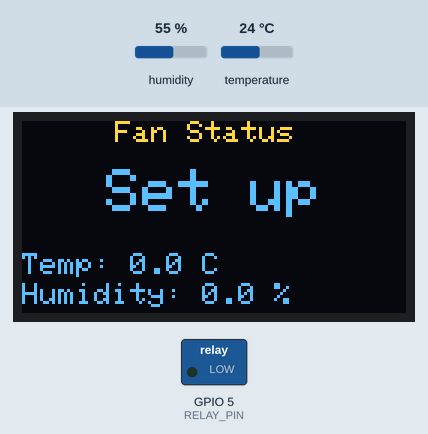
Bench run of a sketch on a simulated ESP8266 (NodeMCU). Shown: 128×64 one-colour display, switched loads named in the sketch (green lamp = pin HIGH). The test bench sets the inputs (shaded band); at power-on: temperature 24 °C, humidity 55 %. The OLED is the two-colour kind (top 16 rows yellow); WiFi joins after 1.5 s; servers stay silent unless stated; uploads are accepted with an empty reply; what the sketch prints to the serial monitor is not drawn.

Above: at 5.7 s.
5.8 s: temperature set to 26 °C
At 15.7 s:
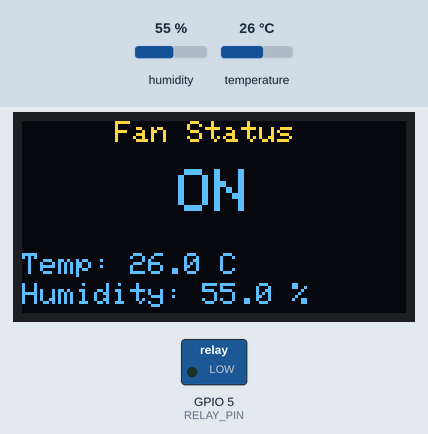
20.8 s: temperature set to 12 °C
At 25.7 s:
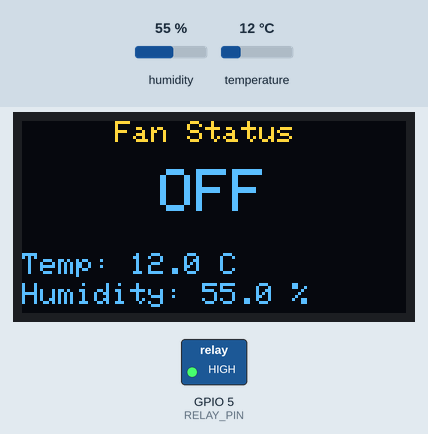
35.8 s: humidity set to 22 %
At 45.7 s:
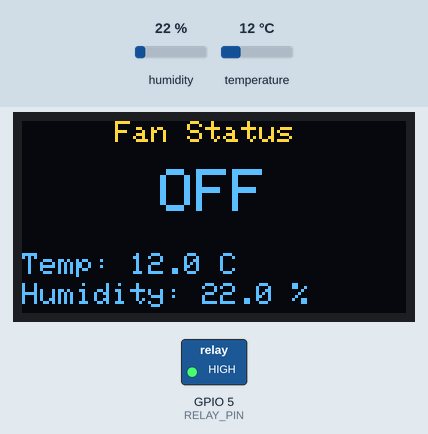
50.8 s: humidity set to 40 %
At 55.7 s:
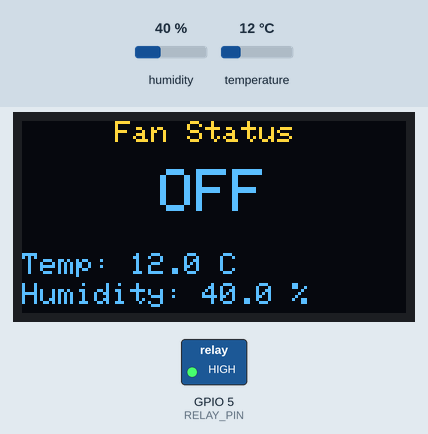
Timing chart, 0 to 57.2 s (numbered marks = the images above; inputs shaded):
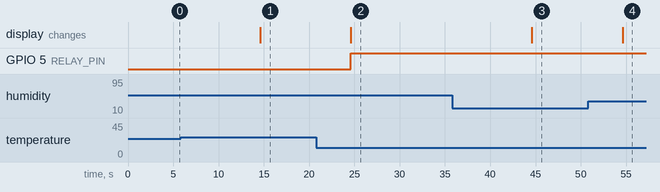

The sketch:

ESP8266_DHT_Relay_Google_Sheet_V20251018.ino
```cpp
#include <Wire.h>
#include <Adafruit_SSD1306.h>
#include <Adafruit_GFX.h>
#include <DHT.h>
#include <ESP8266WiFi.h>
#include <ESP8266HTTPClient.h>
#include <WiFiClientSecure.h>

// CONFIGURATION
const char* ssid = "YOUR_WIFI_SSID";
const char* password = "YOUR_WIFI_PASSWORD";
const char* scriptURL = "https://script.google.com/macros/s/YOUR_SCRIPT_ID/exec";

// HARDWARE SETUP
#define DHT_PIN 2
#define DHT_TYPE DHT11
#define RELAY_PIN 5
#define OLED_SDA 14
#define OLED_SCL 12
#define OLED_ADDR 0x3C
#define SCREEN_WIDTH 128
#define SCREEN_HEIGHT 64
#define TEMP_THRESHOLD 25.0

// TIMING
const unsigned long readInterval = 10000;
const unsigned long sendInterval = 60000;
unsigned long lastReadTime = 0;
unsigned long lastSendTime = 0;

// OBJECTS
DHT dht(DHT_PIN, DHT_TYPE);
Adafruit_SSD1306 display(SCREEN_WIDTH, SCREEN_HEIGHT, &Wire, -1);
float currentTemp = 0.0, currentHum = 0.0;
String currentStatus = "OFF";

// OLED DISPLAY
void printToOLED(String statusMsg, float temp, float hum) {
  display.clearDisplay();
  display.setTextColor(SSD1306_WHITE);
  display.setTextSize(1);
  display.setCursor((SCREEN_WIDTH - 6 * 11) / 2, 0);
  display.print("Fan Status");
  display.setTextSize(2);
  display.setCursor((SCREEN_WIDTH - statusMsg.length() * 12) / 2, 16);
  display.println(statusMsg);
  display.setTextSize(1);
  display.setCursor(0, 44);
  display.print("Temp: "); display.print(temp, 1); display.println(" C");
  display.setCursor(0, 54);
  display.print("Humidity: "); display.print(hum, 1); display.println(" %");
  display.display();
}

void setup() {
  Serial.begin(115200);
  pinMode(RELAY_PIN, OUTPUT);
  digitalWrite(RELAY_PIN, LOW);
  Wire.begin(OLED_SDA, OLED_SCL);
  display.begin(SSD1306_SWITCHCAPVCC, OLED_ADDR);
  dht.begin();
  printToOLED("Set up", 0.0, 0.0);
  delay(3000);
  WiFi.begin(ssid, password);
  while (WiFi.status() != WL_CONNECTED) {
    delay(500); Serial.print(".");
  }
  Serial.println("\nWiFi connected");
  lastReadTime = millis();
  lastSendTime = millis();
}

void loop() {
  unsigned long now = millis();

  if (now - lastReadTime >= readInterval) {
    lastReadTime = now;
    float temp = dht.readTemperature();
    float hum = dht.readHumidity();
    if (!isnan(temp) && !isnan(hum)) {
      currentTemp = temp;
      currentHum = hum;
      currentStatus = (temp < TEMP_THRESHOLD) ? "OFF" : "ON";
      digitalWrite(RELAY_PIN, (currentStatus == "ON") ? LOW : HIGH);
      printToOLED(currentStatus, currentTemp, currentHum);
    }
  }

  if (now - lastSendTime >= sendInterval) {
    lastSendTime = now;
    if (WiFi.status() == WL_CONNECTED) {
      HTTPClient http;
      WiFiClientSecure client;
      client.setInsecure();
      String url = String(scriptURL) + "?temp=" + String(currentTemp, 1) + "&hum=" + String(currentHum, 1) + "&status=" + currentStatus;
      http.begin(client, url);
      int httpCode = http.GET();
      if (httpCode > 0) Serial.println("Data sent");
      else Serial.printf("HTTP Error: %s\n", http.errorToString(httpCode).c_str());
      http.end();
    }
  }
}
```

Measured:
- the behaviour switches between 24 and 25 °C on temperature (found by bisection; images 0 and 1)
- after the input at 5.8 s, GPIO 5 (RELAY_PIN): stays LOW (without the input it goes to HIGH after 8.8 s); the display: changes after 8.8 s (image 1)
- after the input at 20.8 s, GPIO 5 (RELAY_PIN): LOW → HIGH after 3.8 s; the display: changes after 3.8 s (image 2)
- after the input at 35.8 s, the display: changes after 8.8 s (image 3)
- after the input at 50.8 s, the display: changes after 3.8 s (image 4)
